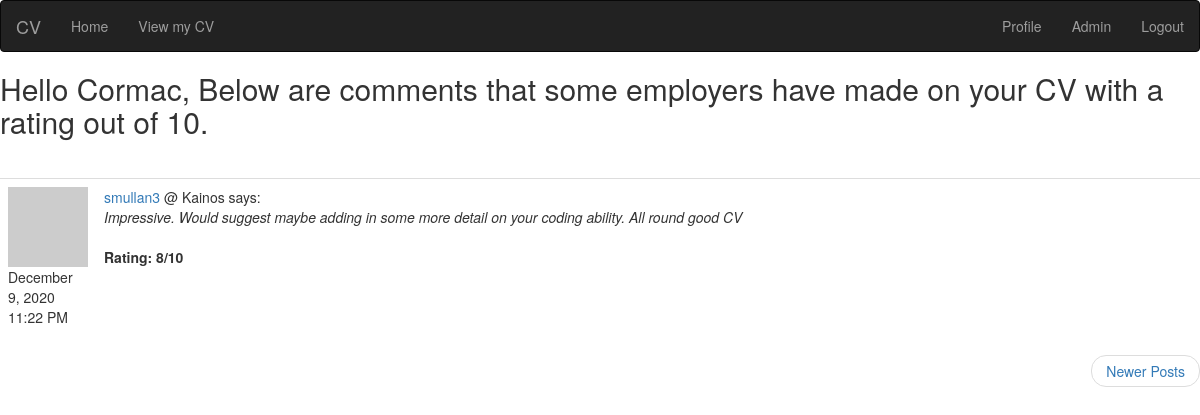
Page /index?page=4 (signed in) on the committed database.
### app/models.py (models this page shows, shortened)
class User(UserMixin, db.Model):
    id = db.Column(db.Integer, primary_key=True)
    first_name = db.Column(db.String(64), index=True)
    last_name = db.Column(db.String(64), index=True)
    username = db.Column(db.String(64), index=True, unique=True)
    company = db.Column(db.String(64), index=True)
    contact_no = db.Column(db.Integer(), index=True)
    email = db.Column(db.String(120), index=True, unique=True)
    password_hash = db.Column(db.String(128))
    about_me = db.Column(db.String(140))
    is_admin = db.Column(db.Boolean, default=False)
    views = db.Column(db.Integer(), default= 0)
    downloads = db.Column(db.Integer(), default = 0)
    last_seen = db.Column(db.DateTime, default= datetime.utcnow)
    posts = db.relationship('Post', backref='author', lazy='dynamic')
    @login.user_loader
    def load_user(id):
        return User.query.get(int(id))
    def avatar(self, size):
        digest = md5(self.email.lower().encode('utf-8')).hexdigest()
        return  'https://www.gravatar.com/avatar/{}?d=identicon&s={}'.format(digest, size)

class Post(db.Model):
    id = db.Column(db.Integer, primary_key=True)
    body = db.Column(db.Text)
    rating = db.Column(db.Integer)
    timestamp = db.Column(db.DateTime(), index=True,
    default = datetime.utcnow)
    user_id = db.Column(db.Integer, db.ForeignKey('user.id'))

### app/routes.py (the view)
@app.route('/')
@app.route('/index')
def index():
    page = request.args.get('page', 1, type=int)
    posts = Post.query.order_by(Post.timestamp.desc()).paginate(
        page, app.config['POSTS_PER_PAGE'], False)
    next_url = url_for('index', page=posts.next_num) \
        if posts.has_next else None
    prev_url = url_for('index', page=posts.prev_num) \
        if posts.has_prev else None
    return render_template("index.html", title='Index', user=user, posts=posts.items, next_url=next_url, prev_url=prev_url)

### app/routes.py (called while the page is built)
@app.before_request
def before_request():
    if current_user.is_authenticated:
        current_user.last_seen = datetime.utcnow()
        db.session.commit()

@app.context_processor              #Needed to return total views and downloads to admin/index.html template. Although
def total_count():                  #this code will inject the two returned variables to all templates, it will only show on
    users = User.query.all()        #on the admin/index template as that is where I have referenced them.
    view_total = 0
    for u in users:                     #This function querys all users in db, iterates through views & downloads of each
        view_total+= u.views            #and adds that value to the total views/downloads variables.
    download_total = 0
    for z in users:
        download_total+= z.downloads
    return dict(view_total=view_total, download_total=download_total)

### app/templates/index.html
{% extends "base.html" %}
{% block content %}
        {% if current_user.is_anonymous %}
        {% include 'notLogged.html' %}
        {% elif current_user.is_authenticated and current_user.is_admin %}
        {% include 'loggedAdmin.html' %}
        {% else %}
        {% include 'loggedIndex.html' %}
        {% endif %}
{% endblock %}

### app/templates/loggedAdmin.html (shortened to what this page needs)
{% if not posts %}
<h2>Hello {{ current_user.first_name }}, no-one has reviewed your CV, yet....</h2>
{% else %}
<h2> Hello {{ current_user.first_name }}, Below are comments that some employers have made on your CV with a rating out of 10. </h2>
<br>
<br>
    {% for post in posts %}
      {% include "_post.html" %}
    {% endfor %}
    <ul class="pager">
    {% if prev_url %}
    <li class="next"><a href="{{ prev_url }}">Newer Posts</a> </li>
    {% endif %}
    {% endif %}

### app/templates/_post.html
<table class="table table-hover">
    <tr>
        <td width="70px">
            <a href="{{ url_for('user', username=post.author.username) }}">
                <img src="{{ post.author.avatar(70) }}" />
            </a>
            {{ moment(post.timestamp).format('LLL') }}
        </td>
        <td>
            <a href="{{ url_for('user', username=post.author.username) }}">
                {{ post.author.username }} </a> @ {{ post.author.company }}
            says:
            <br>
            <em>{{ post.body }} </em><br> <br>
            <strong>Rating: {{ post.rating }}/10 </strong>
        </td>
    </tr>
</table>

### app/static/style.css (style rules this page uses)
h2 { margin: auto; }
#work h1, h2 { text-align: left; }

### rows in the picture
User: first_name "Cormac"
Post: timestamp "December 9, 2020 11:22 PM", author.username "smullan3", author.company "Kainos", body "Impressive. Would suggest maybe adding in some more detail on your coding ability. All round good CV", rating "8"
